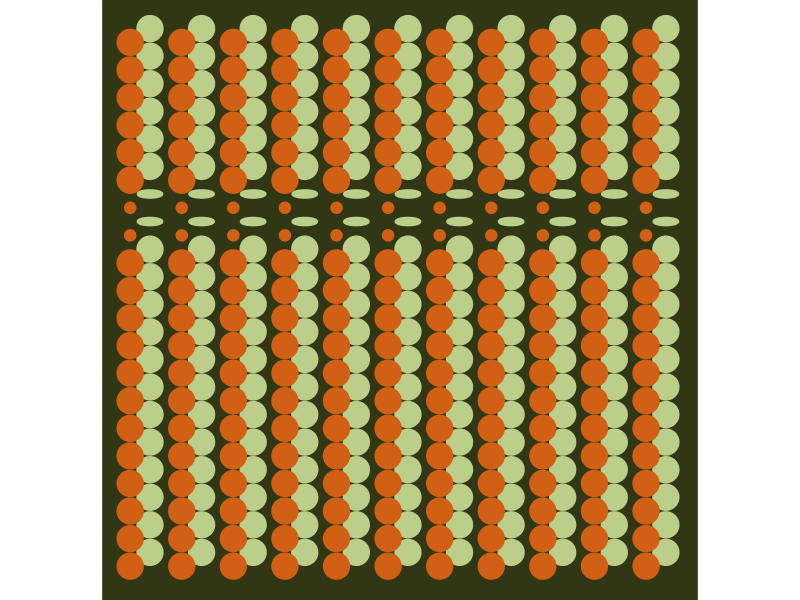

Recreate this plot in R. (Note: this script raises an error after producing the figure.)
## ---- chunk 1
knitr::opts_chunk$set(echo = TRUE)
## ---- chunk 2
library(ggplot2)
library(ggforce)
## ---- chunk 3
val <- 13
val_2 <- 20
d <- data.frame(x = rep(seq(0,13,length.out=val),val_2),
                y = sort(rep(seq(0,11,length.out=val_2),val))
)

d2 <- d
d2$x <- d$x-(0.8333333/2)
d2$y <- d$y-(0.5789474/2)

d$a <- .1
d$b <- .1
d$s <- 1

d2$a <- .1
d2$b <- .1
d2$s <- 1

d[156:182,]$a <- .25
d[156:182,]$b <- .07
d[156:182,]$s <- .1

d2[156:182,]$a <- .25
d2[156:182,]$b <- .07
d2[156:182,]$s <- .1


ggplot() +
  geom_ellipse(data = d, aes(x0 = x, y0 = y, 
                             a=a,b=b,
                             angle=0,  size=s), 
               color = "#BBCE8A", fill="#BBCE8A") +
  geom_ellipse(data = d2, aes(x0 = x, y0 = y, 
                              a=.1,b=.1,angle=0, size=s), 
               color="#D16014", fill="#D16014") +
  xlim(-1, 11.5) +
  ylim(-1, 11.6) +
  coord_fixed(expand = F, clip = "on") +
  scale_size(guide="none") +
  theme_void() +
  theme(plot.background = element_rect(color="#313715", fill="#313715")) +
  ggsave("plot3.png", width = 10)
